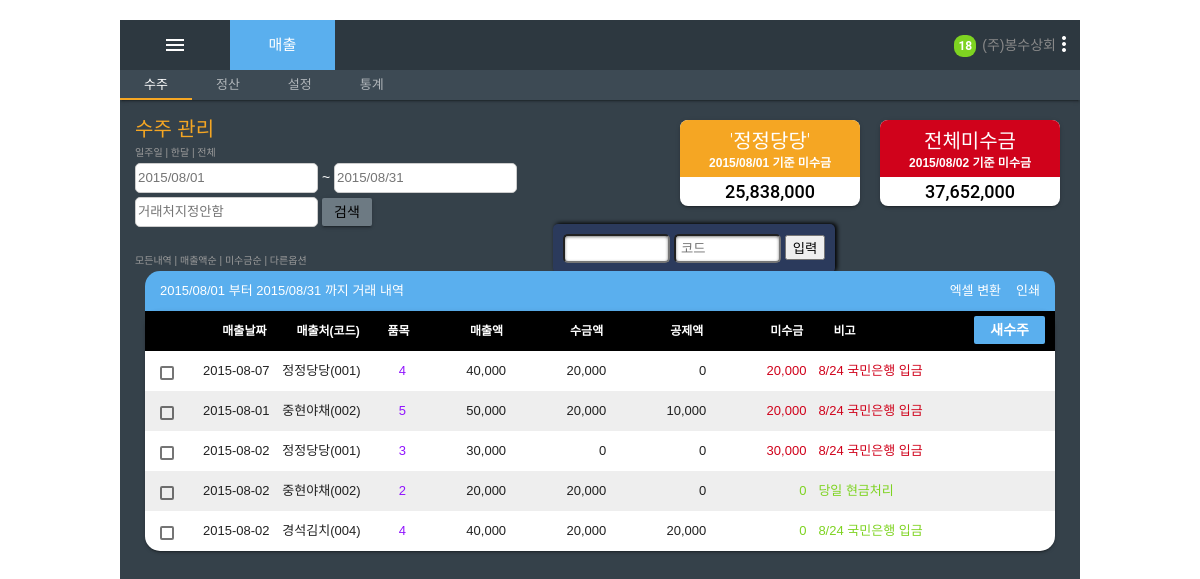
The app's page /order, older data.
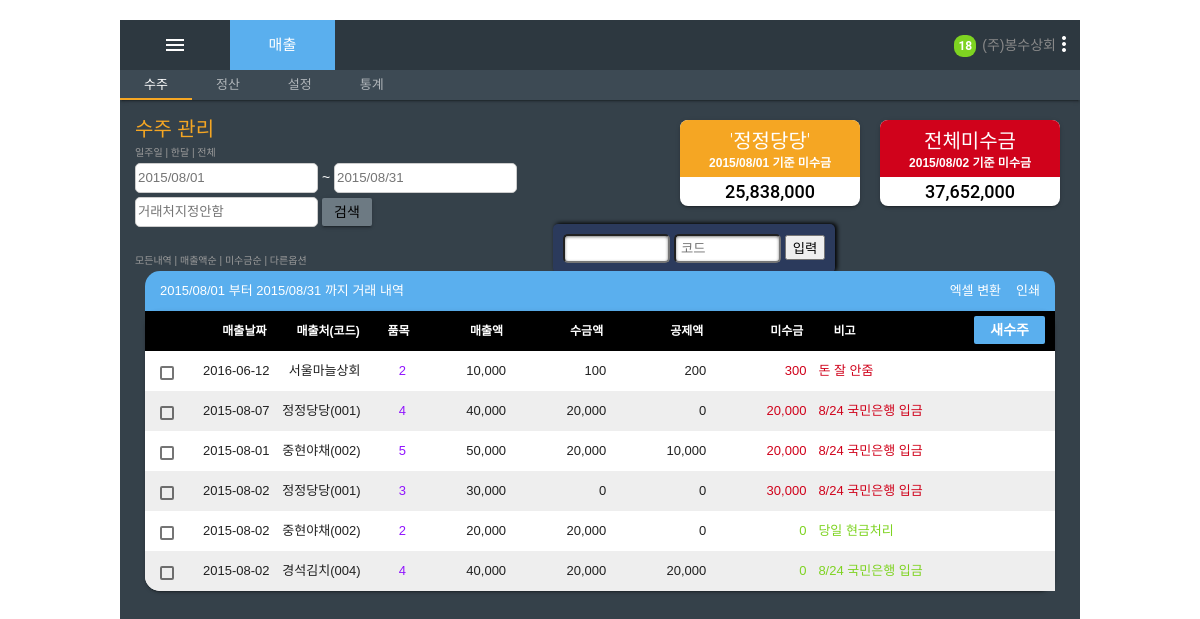
The same page, newer data.
### testapp/models.py (models this page shows)
@deconstructible
class Order(models.Model):
	id = models.AutoField(primary_key=True)
	order_date = models.DateTimeField('date ordered')
	selling_partner =  models.ForeignKey(Company)
	order_amount = models.IntegerField(default=0)
	collect_money = models.IntegerField(default=0)
	subtract_amount = models.IntegerField(default=0)
	outstanding_amount = models.IntegerField(default=0)
	description = models.CharField(max_length=200,default=0)

@deconstructible
class Company(models.Model):
	id = models.AutoField(primary_key=True)
	name =  models.CharField(max_length=100,default=0)
	call =  models.CharField(max_length=100,default=0)
	address = models.CharField(max_length=200,default=0)
	pic_name = models.CharField(max_length=200,default=0)
	description = models.CharField(max_length=200,default=0)

### testapp/views.py (the view)
# urls.py: url(r'^order$', views.order, name='order'),
def order(request):
	order_info=""
	try:
		order_info = Order.objects.order_by('-order_date')[:10]
	except Order.DoesNotExist:
		raise Http404("Order does not exist")
	return render(request, 'testapp/order.html', {'order_info': order_info})

### testapp/templates/testapp/order.html (shortened to what the changed rows need)
{% load staticfiles %}
{% load humanize %}
<html class="mdl-js">
    <head>
        <link rel="stylesheet" type="text/css" href="{% static 'testapp/material.css' %}" />
        <link rel="stylesheet" type="text/css" href="{% static 'testapp/garak.css' %}" />
        <link rel="stylesheet" type="text/css" href="{% static 'testapp/date/css/bootstrap-datepicker3.css' %}" />
        <link rel="stylesheet" type="text/css" href="{% static 'testapp/jquery-ui.css' %}" />
            </head>
<body>
    <div class="garak_sales mdl-layout mdl-js-layout mdl-layout--fixed-header">
      <main class="mdl-layout__content">
        <section class="mdl-layout__tab-panel garak-layout__tab-panel is-active" id="scroll-tab-1">
            <div class="page-content">
                <div class="board">
                    <div class="left_board">
                        <div class="demo-card-wide mdl-card garak_card mdl-shadow--2dp">
                          <div class="mdl-card__title garak_card_title">
                            <h2 class="mdl-card__title-text ">'정정당당'</h2>
                          </div>
                        </div>
                    </div>
                    <div class="right_board">
                        <div class="demo-card-wide mdl-card garak_card mdl-shadow--2dp">
                          <div class="mdl-card__title garak_card_title">
                            <h2 class="mdl-card__title-text">전체미수금</h2>
                          </div>
                        </div>
                    </div>
                </div>
                <div id="main_table">
                    <table id="order_table" class="garak_table mdl-data-table mdl-js-data-table mdl-data-table--selectable mdl-shadow--2dp">
                      <thead>
                        <tr>
                          <th>매출날짜</th>
                          <th>매출처(코드)</th>
                          <th>품목</th>
                          <th>매출액</th>
                          <th>수금액</th>
                          <th>공제액</th>
                          <th>미수금</th>
                          <th class="last_column">비고
                            <button id="new_order" class="mdl-button mdl-js-button mdl-button--raised mdl-js-ripple-effect garak_btn">
                                     새수주
                            </button>
                            </th>
                        </tr>
                      </thead>
                      <tbody>
                        {% for order_list in order_info %}
                        <tr class="order_list dummy_data pending" id="{{order_list.id}}">
                          <td class="date">{{ order_list.order_date|date:"Y-m-d" }}</td>
                          <td class="code">{{ order_list.selling_partner.name}}</td>
                          <td class="kind">{{ order_list.order_item_set.count }}</td>
                          <td class="amount">{{ order_list.order_amount|intcomma }}</td>
                          <td class="collect">{{ order_list.collect_money|intcomma }}</td>
                          <td class="deduct">{{ order_list.subtract_amount|intcomma }}</td>
                          <td class="unconsumed">{{ order_list.outstanding_amount}}</td>
                          <td class="note last_column">{{ order_list.description}}</td>
                        </tr>
                        {% endfor %}
                        <tr class="order_list dummy_data pending">
                          <td class="date">2015-08-07</td>
                          <td class="code">정정당당(001)</td>
                          <td class="kind">4</td>
                          <td class="amount">40,000</td>
                          <td class="collect">20,000</td>
                          <td class="deduct">0</td>
                          <td class="unconsumed">20,000</td>
                          <td class="note last_column">8/24 국민은행 입금</td>
                        </tr>
                        <tr class="order_list dummy_data pending">
                          <td class="date">2015-08-01</td>
                          <td class="code">중현야채(002)</td>
                          <td class="kind">5</td>
                          <td class="amount">50,000</td>
                          <td class="collect">20,000</td>
                          <td class="deduct">10,000</td>
                          <td class="unconsumed">20,000</td>
                          <td class="note last_column">8/24 국민은행 입금</td>
                        </tr>
                        <tr class="order_list dummy_data pending">
                          <td class="date">2015-08-02</td>
                          <td class="code">정정당당(001)</td>
                          <td class="kind">3</td>
                          <td class="amount">30,000</td>
                          <td class="collect">0</td>
                          <td class="deduct">0</td>
                          <td class="unconsumed">30,000</td>
                          <td class="note last_column">8/24 국민은행 입금</td>
                        </tr>
                        <tr class="order_list dummy_data complete">
                          <td class="date">2015-08-02</td>
                          <td class="code">중현야채(002)</td>
                          <td class="kind">2</td>
                          <td class="amount">20,000</td>
                          <td class="collect">20,000</td>
                          <td class="deduct">0</td>
                          <td class="unconsumed">0</td>
                          <td class="note last_column">당일 현금처리</td>
                        </tr>
                        <tr class="order_list dummy_data complete">
                          <td class="date">2015-08-02</td>
                          <td class="code">경석김치(004)</td>
                          <td class="kind">4</td>
                          <td class="amount">40,000</td>
                          <td class="collect">20,000</td>
                          <td class="deduct">20,000</td>
                          <td class="unconsumed">0</td>
                          <td class="note last_column">8/24 국민은행 입금</td>
                        </tr>
                      </tbody>
                    </table>
                </div>
            </div>
        </section>
      </main>
    </div>
</body>
</html>

Row changes from the older to the newer data that the page shows:
added Order: order_date "2016-06-12", selling_partner.name "서울마늘상회", order_item_set.count "2", order_amount "10,000", collect_money "100", subtract_amount "200", outstanding_amount "300", description "돈 잘 안줌"
